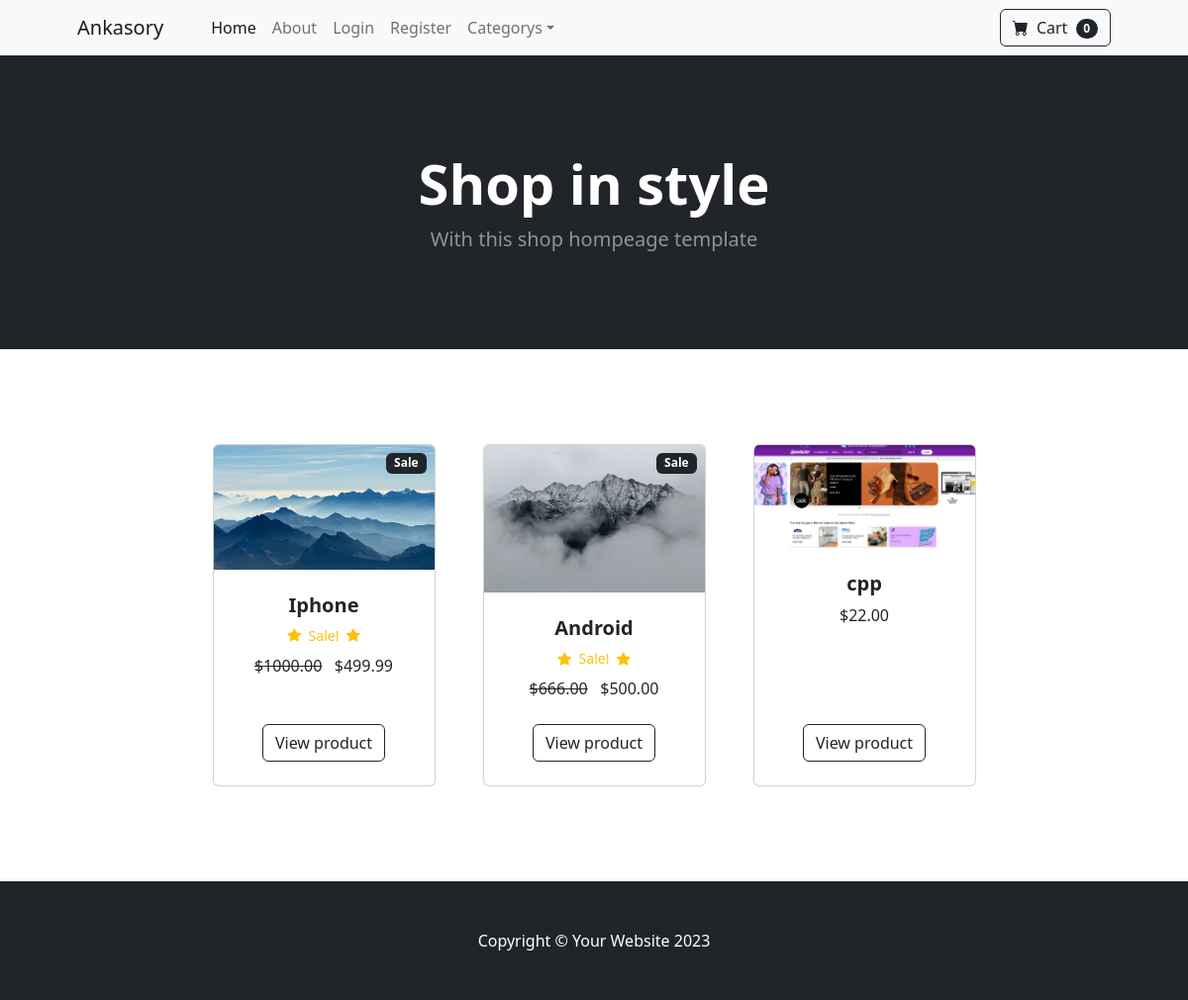
The page / on the database its author committed.
### Store/models.py (models this page shows, shortened)
class Product(models.Model):
    name=models.CharField(max_length=50)
    price=models.DecimalField(default=0,decimal_places=2,max_digits=6)
    description=models.CharField(max_length=200,default='',blank=True,null=True)
    category=models.ForeignKey(Category,on_delete=models.CASCADE,default=1)
    image=models.ImageField(upload_to='uploads/product/')
    is_sale=models.BooleanField(default=False)
    sale_price=models.DecimalField(default=0,decimal_places=2,max_digits=6)

### Store/views.py (the view)
# urls.py: 2. Add a URL to urlpatterns:  path('', views.home, name='home')
def home(request):
    products = Product.objects.all()
    return render(request, 'home.html',{'products':products})

### Cart/cart.py (called while the page is built)
    def __len__(self):
        return len(self.cart)

### Cart/context_processors.py (called while the page is built)
def cart(request):
    return {'cart':Cart(request)}

### Store/templates/home.html
{% extends "base.html" %} {% block content %}
<header class="bg-dark py-5">
  <div class="container px-4 px-lg-5 my-5">
    <div class="text-center text-white">
      <h1 class="display-4 fw-bolder">Shop in style</h1>
      <p class="lead fw-normal text-white-50 mb-0">
        With this shop hompeage template
      </p>
    </div>
  </div>
</header>
<section class="py-5">
  <div class="container px-4 px-lg-5 mt-5">
    <div
      class="row gx-4 gx-lg-5 row-cols-2 row-cols-md-3 row-cols-xl-4 justify-content-center"
    >
      {%for product in products%} {%if product.is_sale%}
      <div class="col mb-5">
        <div class="card h-100">
          <div
            class="badge bg-dark text-white position-absolute"
            style="top: 0.5rem; right: 0.5rem"
          >
            Sale
          </div>
          <img class="card-img-top" src="{{product.image.url}}" alt="..." />
          <div class="card-body p-4">
            <div class="text-center">
              <h5 class="fw-bolder">{{product.name}}</h5>
              <div
                class="d-flex justify-content-center small text-warning mb-2"
              >
                <div class="bi-star-fill"></div>
                &nbsp;&nbsp;Sale!&nbsp;&nbsp;
                <div class="bi-star-fill"></div>
              </div>
              <strike>${{product.price}}</strike>
              &nbsp; ${{product.sale_price}}
            </div>
          </div>
          <div class="card-footer p-4 pt-0 border-top-0 bg-transparent">
            <div class="text-center">
              <a
                class="btn btn-outline-dark mt-auto"
                href="{% url 'product' product.id %}"
                >View product</a
              >
            </div>
          </div>
        </div>
      </div>
      {%else%}
      <div class="col mb-5">
        <div class="card h-100">
          <img class="card-img-top" src="{{product.image.url}}" alt="..." />
          <div class="card-body p-4">
            <div class="text-center">
              <h5 class="fw-bolder">{{product.name}}</h5>
              ${{product.price}}
            </div>
          </div>
          <div class="card-footer p-4 pt-0 border-top-0 bg-transparent">
            <div class="text-center">
              <a
                class="btn btn-outline-dark mt-auto"
                href="{% url 'product' product.id %}"
                >View product</a
              >
            </div>
          </div>
        </div>
      </div>
      {%endif%} {% endfor %}
    </div>
  </div>
</section>
{% endblock %}

### rows shown on the page
Product: image (picture), name "Iphone", price "1000.00", sale_price "499.99"
Product: image (picture), name "Android", price "666.00", sale_price "500.00"
Product: image (picture), name "cpp", price "22.00"

### other values the page prints
{{ cart|length }} "0"
